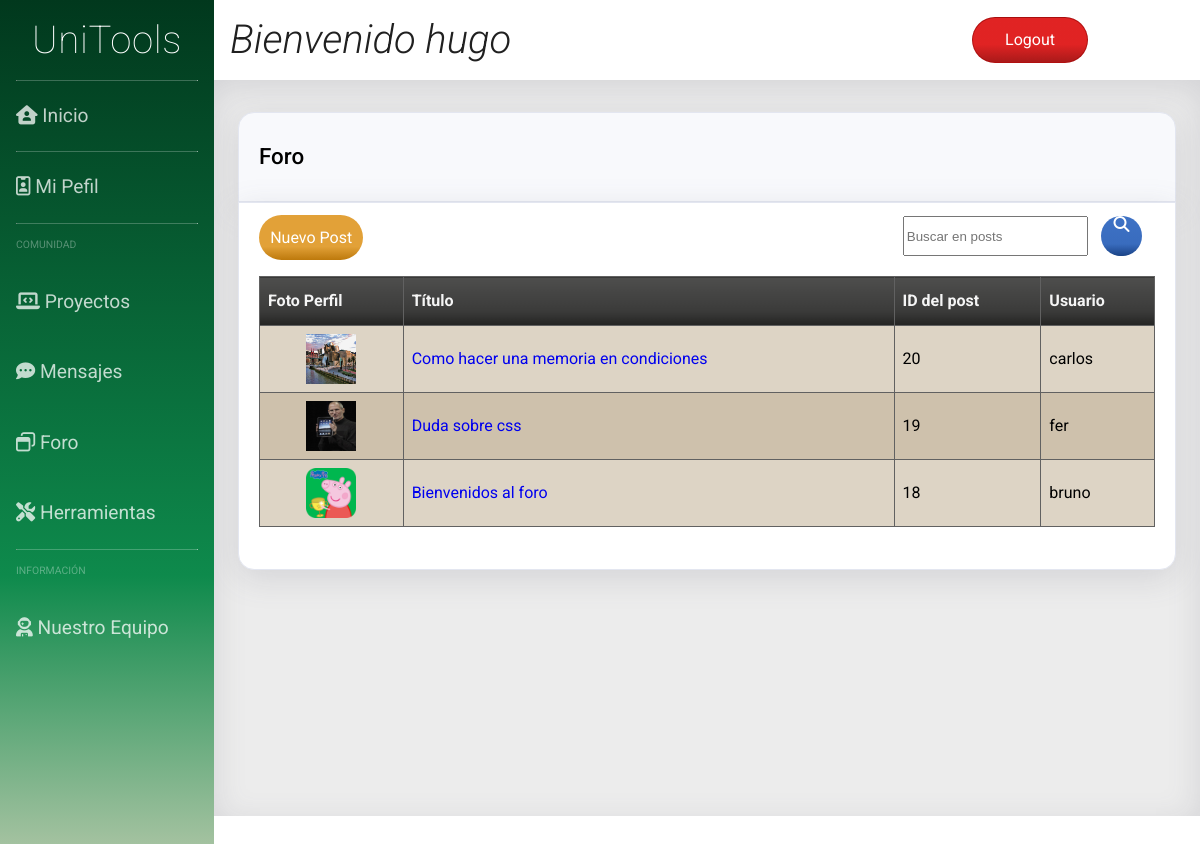
Page /foro.php (signed in) on the committed database.
### tables this page shows
CREATE TABLE `posts` (
  `id_post` int(11) NOT NULL,
  `user` int(11) NOT NULL,
  `title` text NOT NULL,
  `content` text NOT NULL,
  `id_cat` int(11) NOT NULL
);

CREATE TABLE `user` (
  `id_user` int(11) NOT NULL,
  `email` varchar(50) NOT NULL,
  `password` varchar(255) NOT NULL,
  `username` varchar(30) NOT NULL,
  `premium` tinyint(1) NOT NULL,
  `admin` tinyint(1) NOT NULL,
  `name` text NOT NULL,
  `aboutMe` text NOT NULL
);

### dao/post_class.php (called while the page is built, shortened)
<?php
class TOUPost {
	private $id_Post;
	private $user;
	private $title;
	function __construct($id_post ='',$user='',$title='',$content='',$category=''){
        $this->id_Post = $id_post;
		$this->user = $user;
		$this->title = $title;
	}
	public function get_id(){
		return $this->id_Post;
	}
	public function get_user(){
		return $this->user;
	}
	public function get_title(){
		return $this->title;
	}
}
?>

### dao/DAO.php (called while the page is built, shortened)
<?php
class DAO {
	public $conn;
	public function __construct() {
		if (!$this->conn){
			if(isset($_SESSION['admin']) && $_SESSION['admin']){
				$this->conn = mysqli_connect("localhost", "root", "", "unitoolsdb");
			}else{
				$this->conn = mysqli_connect("localhost", "Usuario", "User", "unitoolsdb");
			}
		}
	}
	public function ejecutarConsulta($query){
		$result = mysqli_query($this->conn, $query) or die($this->conn->error);
        $array = mysqli_fetch_assoc($result);
		return $array;
	}
	public function devolverConsulta($query){
		$result = mysqli_query($this->conn, $query) or die($this->conn->error);
		return $result;
	}
}
?>

### dao/dao_post.php (called while the page is built, shortened)
<?php
include_once('DAO.php');
include_once('post_class.php');
class DAOpost extends DAO {
	public function show_all_data(){
		$sql = sprintf("SELECT * FROM posts ORDER BY id_post DESC");
		$query = $this->devolverConsulta($sql);
        $array = [];
        while($result = mysqli_fetch_assoc($query)){
            $post = new TOUpost( $result['id_post'],$result['user'],$result['title'],$result['content'],$result['id_cat']);
            array_push($array, $post);
        }
		return $array;
	}
}
?>

### dao/dao_user.php (called while the page is built, shortened)
<?php
include_once('DAO.php');
include_once('user_class.php');
class DAOUsuario extends DAO {
	public function search_userId($userId){
		$sql = sprintf("SELECT * FROM user WHERE id_User = $userId");
		if (!$this->ejecutarConsulta($sql))
			return null;
		else
		{
			$result = $this->ejecutarConsulta($sql);
			$user = new TOUser($result['id_user'],$result['email'],$result['password'],$result['username'],$result['premium'], $result['admin'], $result['name'], $result['aboutMe']);
			return $user;
		}
	}
}
?>

### dao/user_class.php (called while the page is built, shortened)
<?php
class TOUser {
	private $user_name;
	function __construct($userId='',$email='',$password='',$user_name='',$premium='', $admin='', $name='', $aboutMe=''){
		$this->user_name = $user_name;
	}
	public function get_username(){
		return $this->user_name;
	}
}
?>

### foro.php (the view, shortened to what this page needs)
<?php
include_once("dao/dao_user.php");
include_once("dao/dao_post.php");
?>
<!DOCTYPE html>
<html>
<head>
    <link rel="stylesheet" type="text/css" href="css/hoja_OG.css">
    <link rel="stylesheet" type="text/css" href="css/side_OG.css">
    <link rel="stylesheet" type="text/css" href="css/cabecera_OG.css">
    <link rel="stylesheet" type="text/css" href="css/content_OG.css">
</head>
<body>
 <div class="contenedor">
<?php
require("includes/common/navegacion_OG.php");?>
<?php
require("includes/common/cabecera_OG.php");?>
<div class="contenido">
    <?php if(isset($_SESSION['login']) && $_SESSION['login']){?>
            <div class="cotenido">
            <div class="fb-col box" id="prs_g">
		    <div class="t1 fb-row" >
            <h1>Foro</h1>
            </div>
            <div class = "b1">
                <div class = "fb-row jc_space-between v-center" id = "posts">
                    <div class="btn btn_mango">
                        <a href="nuevo_post.php">Nuevo Post</a>
                    </div>
                    <form action="search.php" method="POST" id ="foro_barra_busqueda" class="fb-row" >
                        <input type="text" name="buscar" placeholder="Buscar en posts">
                            <a class="btn btn_agua" type="submit" name="submit-buscar" href="search.php">
                                <i class="btn btn_agua fas fa-search"></i>
                            </a>
                    </form>
                </div>
                <?php
                $dao_post = new DAOpost();
                $dao_user = new DAOUsuario();
                $res = $dao_post->show_all_data();
                ?>
	         <table id='t01' style='width:100%'>
             <tr>
                <th>Foto Perfil</th>
                <th>Título</th>
                <th>ID del post</th>
                <th>Usuario</th>
		     </tr>
                <?php
                while (!empty($res)) {
                    $curr_post = array_shift($res);
                    $post_id = $curr_post->get_id();
                    $usuario = $dao_user->search_userId($curr_post->get_user());
                    $title = $curr_post->get_title();
                    if ($usuario == null) {
                        $username = "Usuario borrado";
                    } else {
                        $username = $usuario->get_username();
                    }
          echo "<tr>";
          if ($usuario != null){
            $filePath = "img/fotosPerfil/" . $username . ".jpg";
            if (file_exists($filePath)) { ?>
              <td><img class="forumPic" alt="foto_foro" src=" <?php echo $filePath ?>"></td>
            <?php } else { ?>
                <td><img class="forumPic" alt="foto_foro" src="img/Default_user_icon.jpg"></td>
            <?php }
            }
		  echo "<td>" . "<a href=\"post.php?id=" . $post_id . "\">" . $title . "</a></td>";
          echo "<td>"  . $post_id ."</td>";
          echo '<div class=Fb-row">';
          echo "<td>" . $username   . "</td>";
          }
		  echo "</div></tr>";
	       echo "</table>";
                ?>
            </div>
        </div>
        </div>
    </div>
    <?php
}else{
    echo "No puedes entrar aqui a menos que estes logueado";
}
?>
</div>
</body>

### css/hoja_OG.css (style rules this page uses)
html, body { height: 100%; min-height: 100%; margin: 0; font-size: 1rem; line-height: 2; text-align: left; font-family: "Roboto", sans-serif; overflow: hidden; }
.contenedor { display: grid; grid-gap: 0; grid-template-columns: [c1] 1fr [c2] 5.5fr; grid-template-rows: [r1] 1fr [r2] 11fr; width: auto; height: auto; min-width: 100%; min-height: 100%; background-color: #fff; color: #000000; }
a { text-decoration: none; }
.fb-col { display: flex; flex-direction: column; }
.fb-row { display: flex; flex-flow: row wrap; padding-left: 0; }
.box { background-color: transparent; color: black; word-wrap: break-word; margin: 2rem 1.5rem 0; }
.t1 { border: 1px solid #e3e6f0; padding: 0.4rem 1.25rem; margin-bottom: 0; background-color: #f8f9fc; border-bottom: 1px solid #e3e6f0; border-top-left-radius: 1rem; border-top-right-radius: 1rem; border-bottom-left-radius: 0; border-bottom-right-radius: 0; color: #000; box-shadow: 0 0.5rem 2rem 0 rgba(96, 98, 114, 0.178); }
.b1 { border: 1px solid #e3e6f0; padding: 0.6rem 1.25rem; background-color: white; border-radius: 1rem; border-bottom-left-radius: 1rem; border-bottom-right-radius: 1rem; border-top-left-radius: 0; border-top-right-radius: 0; color: #000; box-shadow: 0 0.5rem 2rem 0 rgba(96, 98, 114, 0.178); }
.box h1 { font-weight: 500; font-size: 140%; }
table { width: 100%; margin: 1rem 0 2rem 0; }
table, th, td { border: 1px solid rgb(97, 97, 97); border-collapse: collapse; }
th, td { text-align: left; padding: 0.5rem; }
th { background-color: #3b3b3a; color: whitesmoke; background-image: linear-gradient( 180deg, #4e4e4d 0%, #3b3b3a 70%, #242423 100% ); }
tr:nth-child(even) { background-color: #ddd4c5; border-radius: 5rem; }
tr:nth-child(odd) { background-color: #cec1ac; }
.v-center { align-items: center; }
.jc_space-between { justify-content: space-between; }
.forumPic { width: 50px; height: 50px; display: block; margin-left: auto; margin-right: auto; }
.btn { border-color: #ffffff; border: none; color: #fff; display: inline-block; text-align: center; font-size: 1rem; border-radius: 2rem; width: fit-content; margin-top: 0.2rem; color: #fff; display: inline-block; text-align: center; font-size: 1rem; border-radius: 2rem; }
.btn a, .btn button { padding: 0.4rem 0.7rem 0.4rem 0.7rem; text-align: center; display: block; color: rgb(255, 255, 255); cursor: pointer; border: none; transition: 0.5s; }
.btn_mango { background-color: #e0c218; border: none; color: #fff; background-image: linear-gradient( 180deg, #e2a138 0%, #e2a138 70%, #bd790c 100% ); }
.btn_mango a, .btn_mango button { color: rgb(255, 255, 255); }
.btn_agua { background-color: #2556a5; border: none; color: #fff; height: 40px; background-image: linear-gradient( 180deg, #3e72c5 0%, #396cbe 70%, #1a4386 100% ); margin: 0 0.8rem; float: right; width: fit-content; }

### css/content_OG.css (style rules this page uses)
* { box-sizing: border-box; }
.contenido { grid-column: c2; grid-row: r2; background-color: rgb(236, 236, 236); color: rgb(37, 37, 37); padding-top: 0px; margin: 0; max-height: 92vh; overflow-y: scroll; width: 100%; padding-bottom: 100px; box-shadow: inset 0 0.5rem 2rem 0 rgba(96, 98, 114, 0.178); }
#prs_g { margin: 2rem 1.5rem 0; }
#posts { padding-left: 0; }
#foro_barra_busqueda { margin: 0; padding: 0; }

### rows in the picture
posts: user.username (picture), title "Como hacer una memoria en condiciones", id_post "20", user.username "carlos"
posts: shows a picture, title "Duda sobre css", id_post "19", user.username "fer"
posts: user.username (picture), title "Bienvenidos al foro", id_post "18", user.username "bruno"

### other values in the picture
$_SESSION["username"] "hugo"
